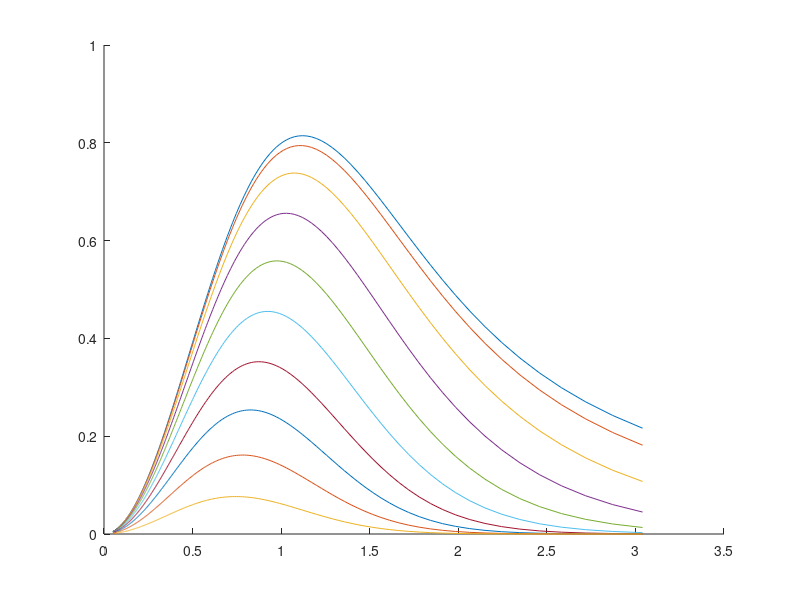

Write MATLAB code to recreate this figure. (Note: this script raises an error after producing the figure.)
% Formula found in paper "A study of degraded light coupling into
% single-mode fibers" - C. Ruilier - 1998
clearvars;

%%
lambda=1.55e-6;
% lambda=1.064e-6;

D=1;
w0=5e-6;

% Range of focal values
fini=D/0.6;
fend=D/0.01;
fpoints = 1000;
f = linspace(fini,fend,fpoints);

beta = pi/2*D./f*w0/lambda;
alpha = linspace(0,1,fpoints);
% alpha = 0.30; 

rho=@(beta,alpha) 2*(exp(-beta.^2).*(1-exp(beta.^2*(1-alpha^2)))./beta/sqrt(1-alpha^2)).^2;

figure()
for i=1:100:fpoints
    hold on;
    plot(beta,rho(beta,alpha(i)));
end
hold off;

%% NGS SOURCE
% Specific wavelengths defined in photometry.m
% Added bands for FSOC use

% ngs = source('wavelength',photometry.FSOC_L1,'height',35876000);
ngs = source('wavelength',photometry.FSOC_L2,'height',35876000);

%% TELESCOPE
nPx = 280;
tel = telescope(1,... % Diameter
    'fieldOfViewInArcMin',0.0,...
    'obstructionRatio',0.0,... % Obstruction ratio
    'resolution',nPx,... % pupil sampling resolution
    'samplingTime',1/250);

%% MAIN
% Fried parameter is given for 0.55um wavelength. Atmosphere class scales
% to appropriate wavelength.

% fried = [15e-2,6e-2,3e-2]; % Array containing Fried parameters
obsRatio = [0,0.2,0.3,0.4];
lambdaArray = [1.064e-6, 1.55e-6];
fried = 1e-2; % Single Fried value
Natm = 10; % Number of independent atmospheres to simulate for each Fried value

% Parameters
lambda = ngs.wavelength;
w0=5e-6; % Fiber mode radius
D = tel.D; % Telescope diameter
res = tel.resolution; % Sampling of the telescope pupil

% Range of focal values
fini=tel.D/0.6;
fend=tel.D/0.01;
fpoints = 1000;
f = linspace(fini,fend,fpoints);

% Uncomment if only one focal to evaluate
% fopt=tel.D/0.22; % In case 

beta = pi/2*D./f*w0/lambda;
etaF_stored = zeros(numel(f),numel(obsRatio));
beta_opt = zeros(numel(obsRatio),1);
eta_opt = zeros(numel(obsRatio),1);
% etaF_fopt = zeros(Natm,numel(fried));
tic

for i = 1:numel(obsRatio)


tel = telescope(1,... % Diameter
    'fieldOfViewInArcMin',0.0,...
    'obstructionRatio',obsRatio(i),... % Obstruction ratio
    'resolution',nPx,... % pupil sampling resolution
    'samplingTime',1/250);

        ngs=ngs.*tel; % Propagation
        EAS = ngs.amplitude.*exp(1i.*ngs.phase); % Construction of the wave
        for k = 1:numel(f)
            % Efficiency
            [etaF_stored(k,i),~] = eta_Chen(EAS,w0,lambda,f(k),tel.D);
        end
        TF = islocalmax(etaF_stored(:,i));
        beta_opt(i) = beta(TF);
        eta_opt(i) = etaF_stored(TF,i);

end

toc

%%
figure
for i=1:numel(obsRatio)
    hold on;
    txt = ['\alpha = ',num2str(obsRatio(i)),sprintf('\n'),'(',num2str(beta_opt(i)),'  ',num2str(eta_opt(i)),')'];
    plot(beta,etaF_stored(:,i),'DisplayName',txt);
end
hold off;
ylabel('\eta');
xlabel('\beta');
legend show;

%% Store simulation results
mdir = 'C:\Users\jtorras\Documents\SCRIPTS_JTORRAS\coupling_efficiency_SMF\RESULTS\Ruilier';
mfile=sprintf('%s_%s.mat','simulation',datestr(now,'yyyymmddHHMMSS'));
% filename = 'etaF_ITEFI';
save(fullfile(mdir,mfile),'beta_opt','eta_opt','etaF_stored','beta','lambda','obsRatio');


